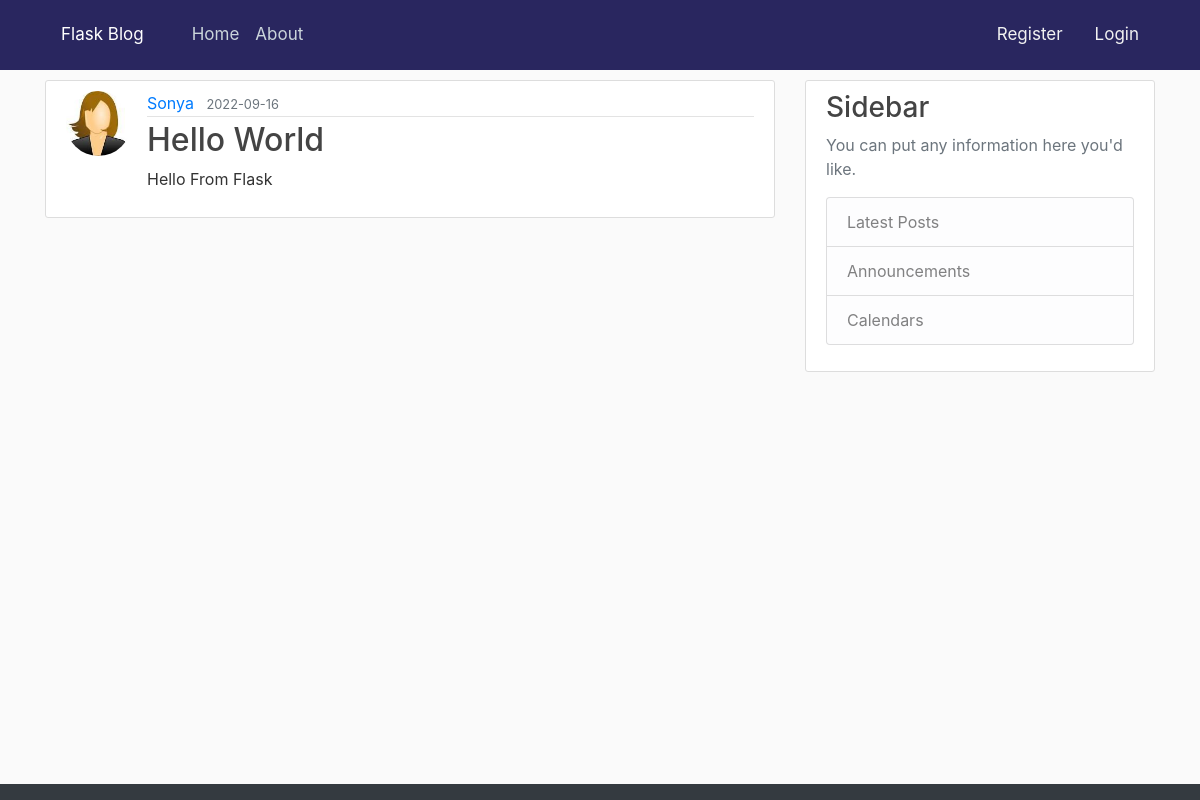
/post/1, run on the app's committed database.
### app/models.py (models this page shows, shortened)
class ServerName(db.Model):
    id = db.Column(db.Integer,primary_key=True)
    servername = db.Column(db.String(20), unique=True, nullable=False)

class User(db.Model, UserMixin):
    id = db.Column(db.Integer,primary_key=True)
    username = db.Column(db.String(20), unique=True, nullable=False)
    email = db.Column(db.String(120), unique=True, nullable=False)
    image_file = db.Column(db.String(20),nullable=False,default='default.jpg')
    password = db.Column(db.String(60),nullable=False)
    posts = db.relationship('Post',backref='author',lazy=True)

class Post(db.Model):
    id = db.Column(db.Integer,primary_key=True)
    title = db.Column(db.String(100), nullable=False)
    date_posted = db.Column(db.DateTime, nullable=False, default=datetime.utcnow)
    content = db.Column(db.Text,nullable=False)
    user_id = db.Column(db.Integer, db.ForeignKey('user.id'), nullable=False)

### app/routes.py (the view)
@app.route('/post/<int:post_id>')
def post(post_id):
    post = Post.query.get_or_404(post_id)
    return render_template('post.html',
                            title = post.title ,
                            post = post , legend = 'New Post' )

### app/routes.py (called while the page is built)
def servername():
    name = db.session.query(ServerName).all()
    for query in name:
        return query.servername

@app.context_processor
def name():
    info = {
         'servername':   f'{servername()}'
     }
    return dict(info=info)

### app/templates/post.html (shortened to what this page needs)
{% extends "layout.html" %}
{% block content %}
<article class="media content-section">
    <img class="rounded-circle article-img" src="{{ url_for('static', filename = 'profile/' + post.author.image_file) }}" >
    <div class="media-body">
      <div class="article-metadata">
        <a class="mr-2" href="{{ url_for('user_posts', username = post.author.username) }}">{{ post.author.username }}</a>
        <small class="text-muted">{{ post.date_posted.strftime('%Y-%m-%d') }}</small>
      </div>
      <h2 class="article-title">{{ post.title }}</h2>
      <p class="article-content">{{ post.content }}</p>
    </div>
  </article>
{% endblock content %}

### app/templates/layout.html (shortened to what this page needs)
<!DOCTYPE html>
<html lang="en">
<head>
    <link rel="stylesheet" href="https://cdn.jsdelivr.net/npm/bootstrap@4.0.0/dist/css/bootstrap.min.css">
    <link rel="stylesheet" type="text/css" href="{{ url_for('static', filename='main.css') }}">
    <link rel="stylesheet" href="https://cdnjs.cloudflare.com/ajax/libs/font-awesome/4.7.0/css/font-awesome.min.css">
</head>
<body>
    <header class="site-header">
        <nav class="navbar navbar-expand-md navbar-dark bg-steel fixed-top">
          <div class="container">
            <a class="navbar-brand mr-4" href="/">{{ info.servername }}</a>
            <div class="collapse navbar-collapse" id="navbarToggle">
              <div class="navbar-nav mr-auto">
                <a class="nav-item nav-link" href="{{ url_for('home') }}">Home</a>
                <a class="nav-item nav-link" href="{{ url_for('about') }}">About</a>
              </div>
              <div class="navbar-auth">
              {% if current_user.is_authenticated %}
                <a class="nav-item nav-link" href="{{ url_for('logout') }}">Logout</a>
                <a class="nav-item nav-link" href="{{ url_for('account') }}">Account</a>
                <a class="nav-item nav-link" href="{{ url_for('new_post') }}">New Post</a>
              {% else %}
                <a class="nav-item nav-link" href="{{ url_for('login') }}">Login</a>
                <a class="nav-item nav-link" href="{{ url_for('register') }}">Register</a>
              {% endif %}
              </div>
            </div>
           </div>
        </nav>
      </header>
    <header class="site-header">
      <nav class="navbar navbar-dark bg-dark fixed-bottom">
      </header>
      <main role="main" class="container">
        <div class="row">
          <div class="col-md-8">
            {% block content %}{% endblock %}
          </div>
          <div class="col-md-4">
            <div class="content-section">
              <h3>Sidebar</h3>
              <p class='text-muted'>You can put any information here you'd like.
                <ul class="list-group">
                  <li class="list-group-item list-group-item-light">Latest Posts</li>
                  <li class="list-group-item list-group-item-light">Announcements</li>
                  <li class="list-group-item list-group-item-light">Calendars</li>
                </ul>
              </p>
            </div>
          </div>
        </div>
      </main>
  </body>
</html>

### app/static/main.css (style rules this page uses)
body { background: #fafafa; color: #333333; margin-top: 5rem; }
h1, h2, h3, h4, h5, h6 { color: #444444; }
.bg-steel { background-color: #29265f; }
.site-header .navbar-nav .nav-link { color: #cbd5db; }
.content-section { background: #ffffff; padding: 10px 20px; border: 1px solid #dddddd; border-radius: 3px; margin-bottom: 20px; }
.article-title { color: #444444; }
.article-content { white-space: pre-line; }
.article-img { height: 65px; width: 65px; margin-right: 16px; }
.article-metadata { padding-bottom: 1px; margin-bottom: 4px; border-bottom: 1px solid #e3e3e3 }
html { scroll-behavior: smooth; }
.navbar-auth { width: 100%; }
.navbar a { float: right; display: block; color: #f2f2f2; text-align: center; padding: 14px 16px; text-decoration: none; font-size: 17px; padding: 5; }
body { padding-bottom: 70px; }

### data on the page
ServerName: servername "Flask Blog"
User: image_file (picture), author.username "Sonya"
Post: date_posted "2022-09-16", title "Hello World", content "Hello From Flask"
